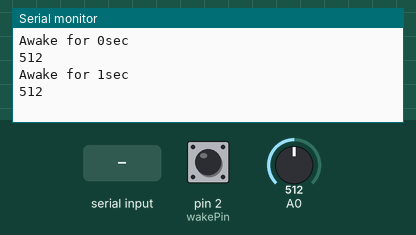
This sketch was run on a simulated Arduino Uno, built for the host (arithmetic inside an expression is 32-bit, double 64-bit). Shown: the last lines printed to the serial monitor. The test bench sets the inputs (shaded band); at power-on: A0 = 512, pin 2 (wakePin) HIGH.

Above: at 1.8 s.
1.9 s: "S" received over Serial
3.5 s: "A" received over Serial
5.6 s: A0 set to 716
At 6.9 s:
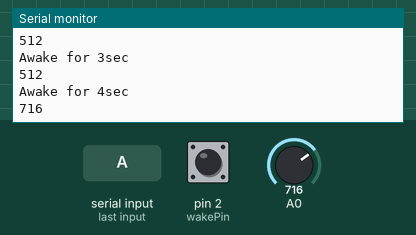
7.1 s: A0 set to 900
At 7.6 s:
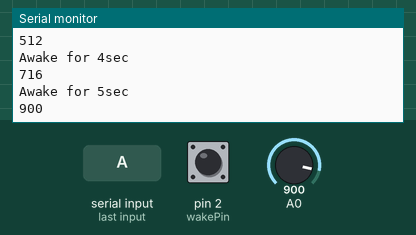
Timing chart, 0 to 10.1 s (numbered marks = the images above; inputs shaded):
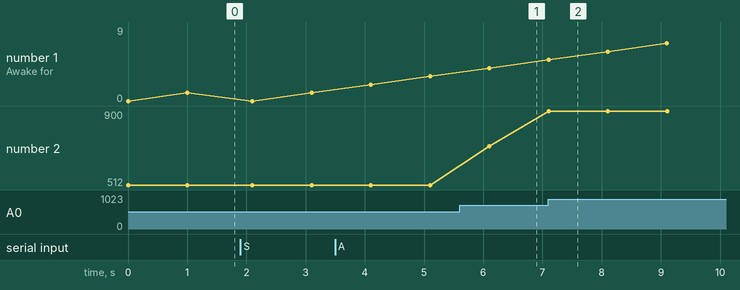

The sketch:

sleep_mode_test.ino
```cpp
    #include <avr/sleep.h>

    /* Sleep Demo Serial
     * -----------------
     * Example code to demonstrate the sleep functions in an Arduino.
     *
     * use a resistor between RX and pin2. By default RX is pulled up to 5V
     * therefore, we can use a sequence of Serial data forcing RX to 0, what
     * will make pin2 go LOW activating INT0 external interrupt, bringing
     * the MCU back to life
     *
     * there is also a time counter that will put the MCU to sleep after 10 secs
     *
     * NOTE: when coming back from POWER-DOWN mode, it takes a bit
     *       until the system is functional at 100%!! (typically <1sec)
     *
     * Copyright (C) 2006 MacSimski 2006-12-30
     * Copyright (C) 2007 D. Cuartielles 2007-07-08 - Mexico DF
     *
     *  This program is free software: you can redistribute it and/or modify
     *  it under the terms of the GNU General Public License as published by
     *  the Free Software Foundation, either version 3 of the License, or
     *  (at your option) any later version.
     *
     *  This program is distributed in the hope that it will be useful,
     *  but WITHOUT ANY WARRANTY; without even the implied warranty of
     *  MERCHANTABILITY or FITNESS FOR A PARTICULAR PURPOSE.  See the
     *  GNU General Public License for more details.
     *
     *  You should have received a copy of the GNU General Public License
     *  along with this program.  If not, see <http://www.gnu.org/licenses/>.
     *
     */

    int wakePin = 2;                 // pin used for waking up
    int sleepStatus = 0;             // variable to store a request for sleep
    int count = 0;                   // counter

    void wakeUpNow()        // here the interrupt is handled after wakeup
    {
      // execute code here after wake-up before returning to the loop() function
      // timers and code using timers (serial.print and more...) will not work here.
      // we don't really need to execute any special functions here, since we
      // just want the thing to wake up
    }

    void setup()
    {
      pinMode(wakePin, INPUT);

      Serial.begin(9600);

      /* Now it is time to enable an interrupt. In the function call
       * attachInterrupt(A, B, C)
       * A   can be either 0 or 1 for interrupts on pin 2 or 3.
       *
       * B   Name of a function you want to execute while in interrupt A.
       *
       * C   Trigger mode of the interrupt pin. can be:
       *             LOW        a low level trigger
       *             CHANGE     a change in level trigger
       *             RISING     a rising edge of a level trigger
       *             FALLING    a falling edge of a level trigger
       *
       * In all but the IDLE sleep modes only LOW can be used.
       */

      attachInterrupt(0, wakeUpNow, LOW); // use interrupt 0 (pin 2) and run function
                                          // wakeUpNow when pin 2 gets LOW
    }

    void sleepNow()         // here we put the arduino to sleep
    {
        /* Now is the time to set the sleep mode. In the Atmega8 datasheet
         * http://www.atmel.com/dyn/resources/prod_documents/doc2486.pdf on page 35
         * there is a list of sleep modes which explains which clocks and
         * wake up sources are available in which sleep mode.
         *
         * In the avr/sleep.h file, the call names of these sleep modes are to be found:
         *
         * The 5 different modes are:
         *     SLEEP_MODE_IDLE         -the least power savings
         *     SLEEP_MODE_ADC
         *     SLEEP_MODE_PWR_SAVE
         *     SLEEP_MODE_STANDBY
         *     SLEEP_MODE_PWR_DOWN     -the most power savings
         *
         * For now, we want as much power savings as possible, so we
         * choose the according
         * sleep mode: SLEEP_MODE_PWR_DOWN
         *
         */
       //set_sleep_mode(SLEEP_MODE_PWR_SAVE);   // sleep mode is set here
        SMCR |= (1<<SM1);        // SLEEP MODE CONTROL REGISTER

       // sleep_enable();          // enables the sleep bit in the mcucr register
                                 // so sleep is possible. just a safety pin

        /* Now it is time to enable an interrupt. We do it here so an
         * accidentally pushed interrupt button doesn't interrupt
         * our running program. if you want to be able to run
         * interrupt code besides the sleep function, place it in
         * setup() for example.
         *
         * In the function call attachInterrupt(A, B, C)
         * A   can be either 0 or 1 for interrupts on pin 2 or 3.
         *
         * B   Name of a function you want to execute at interrupt for A.
         *
         * C   Trigger mode of the interrupt pin. can be:
         *             LOW        a low level triggers
         *             CHANGE     a change in level triggers
         *             RISING     a rising edge of a level triggers
         *             FALLING    a falling edge of a level triggers
         *
         * In all but the IDLE sleep modes only LOW can be used.
         */

        SMCR |= (1<<SE);      // sleep enable
        attachInterrupt(0,wakeUpNow, LOW); // use interrupt 0 (pin 2) and run function
        __asm__ __volatile__ ( "sleep" "\n\t" :: );
        SMCR &= ~(1<<SE);    // sleep disable

       // sleep_mode();            // here the device is actually put to sleep!!
                                 // THE PROGRAM CONTINUES FROM HERE AFTER WAKING UP

       // sleep_disable();         // first thing after waking from sleep:
                                 // disable sleep...
        detachInterrupt(0);      // disables interrupt 0 on pin 2 so the
                                 // wakeUpNow code will not be executed
                                 // during normal running time.

    }

    void loop()
    {
      // display information about the counter
      Serial.print("Awake for ");
      Serial.print(count);
      Serial.println("sec");
      Serial.println(analogRead(0));
      count++;
      delay(1000);                           // waits for a second

      // compute the serial input
      if (Serial.available()) {
        int val = Serial.read();
        if (val == 'S') {
          Serial.println("Serial: Entering Sleep mode");
          delay(100);     // this delay is needed, the sleep
                          //function will provoke a Serial error otherwise!!
          count = 0;
          sleepNow();     // sleep function called here
        }
        if (val == 'A') {
          Serial.println("Hola Caracola"); // classic dummy message
        }
      }

      // check if it should go to sleep because of time
      if (count >= 10) {
          Serial.println("Timer: Entering Sleep mode");
          delay(100);     // this delay is needed, the sleep
                          //function will provoke a Serial error otherwise!!
          count = 0;
          sleepNow();     // sleep function called here
      }
    }
```

Measured:
- after the input at 5.6 s, the serial monitor: prints a new line after 0.50 s (image 1)
- after the input at 7.1 s, the serial monitor: prints a new line at once (image 2)
- plotted number 2: 512 → 716 after the input at 5.6 s, 716 → 900 after the input at 7.1 s
